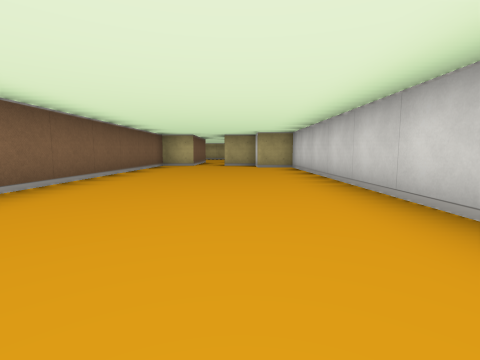
[1] (above)

15 first-person views from a walk through a cub3D maze. The camera is about half as high as the walls, tilts 6° down and sees 85° across. The floor is counted in squares. Each view is taken from the middle of a square. On the plan, view 1 faces up. The plan holds only what a view shows up to about 9 squares ahead; the rest is blank.

[2]
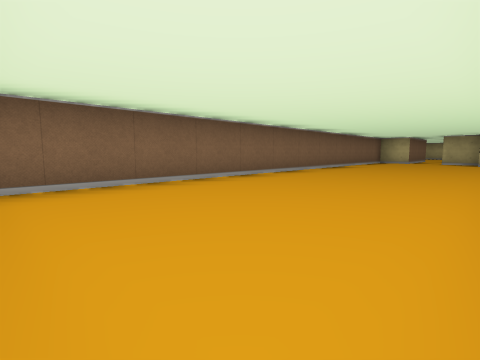

[3]
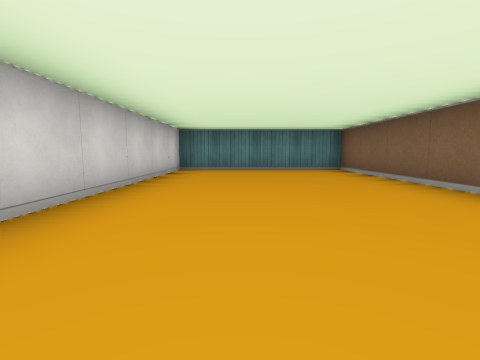

[4]
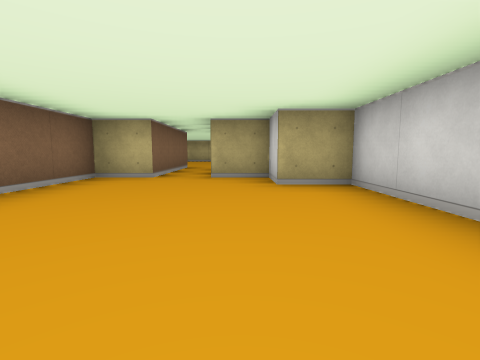

[5]
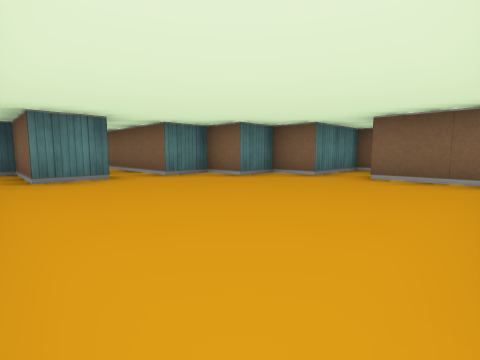

[6]
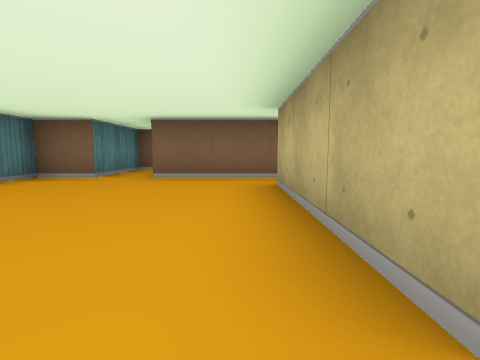

[7]
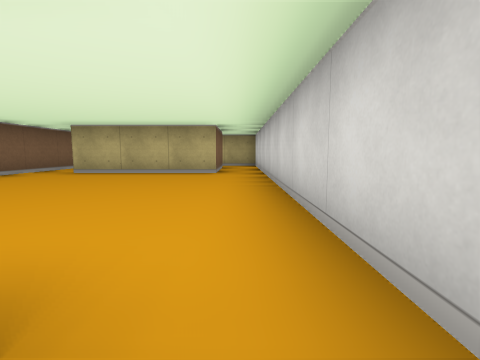

[8]
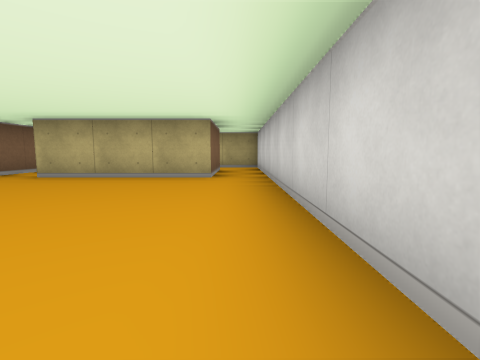

[9]
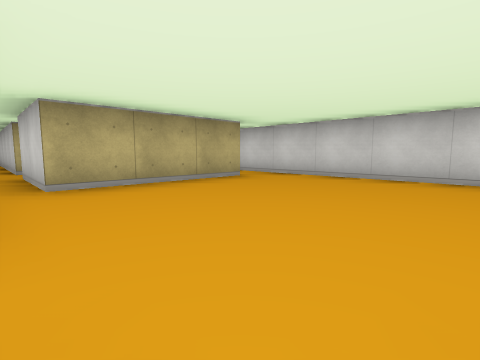

[10]
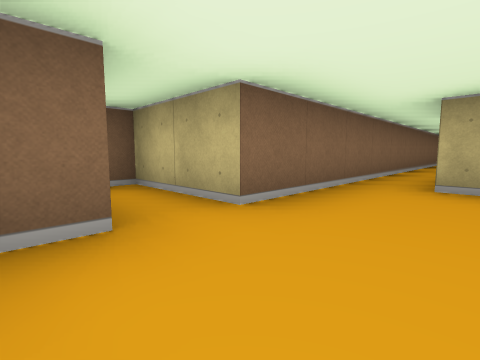

[11]
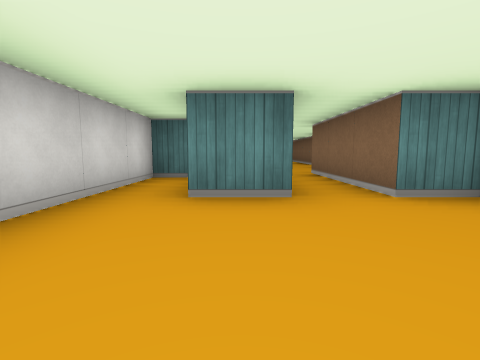

[12]
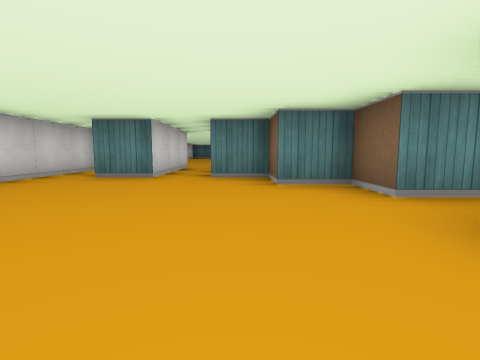

[13]
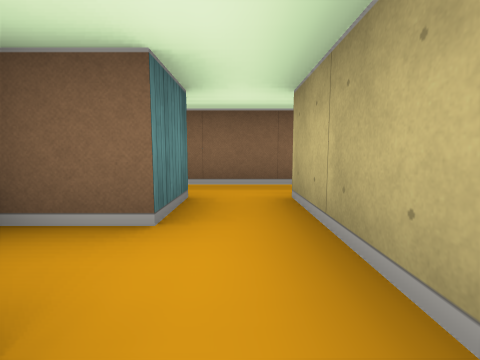

[14]
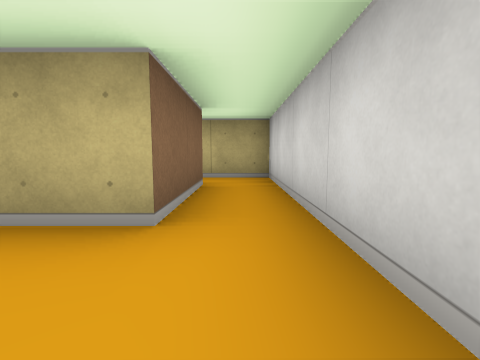

[15]
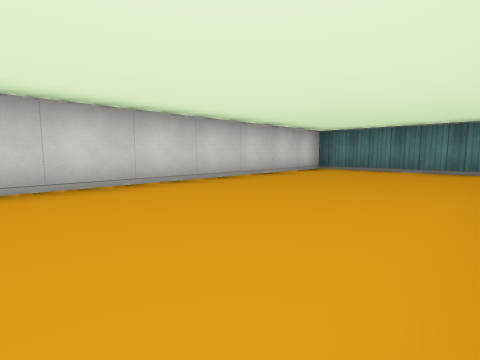

### Floor plan
Ten units are one square. View 1 is at (0, 0); x grows to the right and y downward. Boxes are objects, and circles mark ways between rooms. Rooms are numbered by the first view taken in them; rooms with no view inside come last. Other rooms are left out.
<svg viewBox="-60 -200 80 240">
<path fill="none" stroke="#000" d="M-15 -85 -25 -85 -25 35 15 35 15 -75 5 -75 5 -85 -5 -85M5 -165 -25 -165 -25 -185M-35 -185 -35 -145 -55 -145 -55 -135 -35 -135 -35 -125 -25 -125 -25 -115 -15 -115 -15 -85M-5 -85 -5 -115 5 -115 5 -95 15 -95 15 -165M5 -185 5 -165M-25 -185 -15 -185 -15 -175M15 -165 15 -195 -25 -195"/>
<circle cx="-10" cy="-80" r="3" fill="#2a7"/>
<circle cx="10" cy="-175" r="3" fill="#2a7"/>
<text x="-10" y="-20">1</text>
<text x="-10" y="-140">2</text>
<text x="0" y="-190">3</text>
</svg>
Room 1 opens to room 2. Room 2 opens to room 3.

Where each view was taken, in squares from view 1:
view 1: 0 up, 0 right, facing up
view 2: 3 down, 1 right, facing up-left
view 3: 3 up, 0 right, facing down
view 4: 4 up, 0 right, facing up
view 5: 16 up, 1 right, facing down-left
view 6: 16 up, 1 right, facing left
view 7: 11 up, 1 right, facing up
view 8: 12 up, 1 right, facing up
view 9: 13 up, 3 left, facing up-right
view 10: 13 up, 2 left, facing up-left
view 11: 14 up, 0 right, facing down
view 12: 16 up, 2 left, facing down
view 13: 19 up, 0 right, facing left
view 14: 15 up, 1 right, facing up
view 15: 3 up, 2 left, facing down-right
